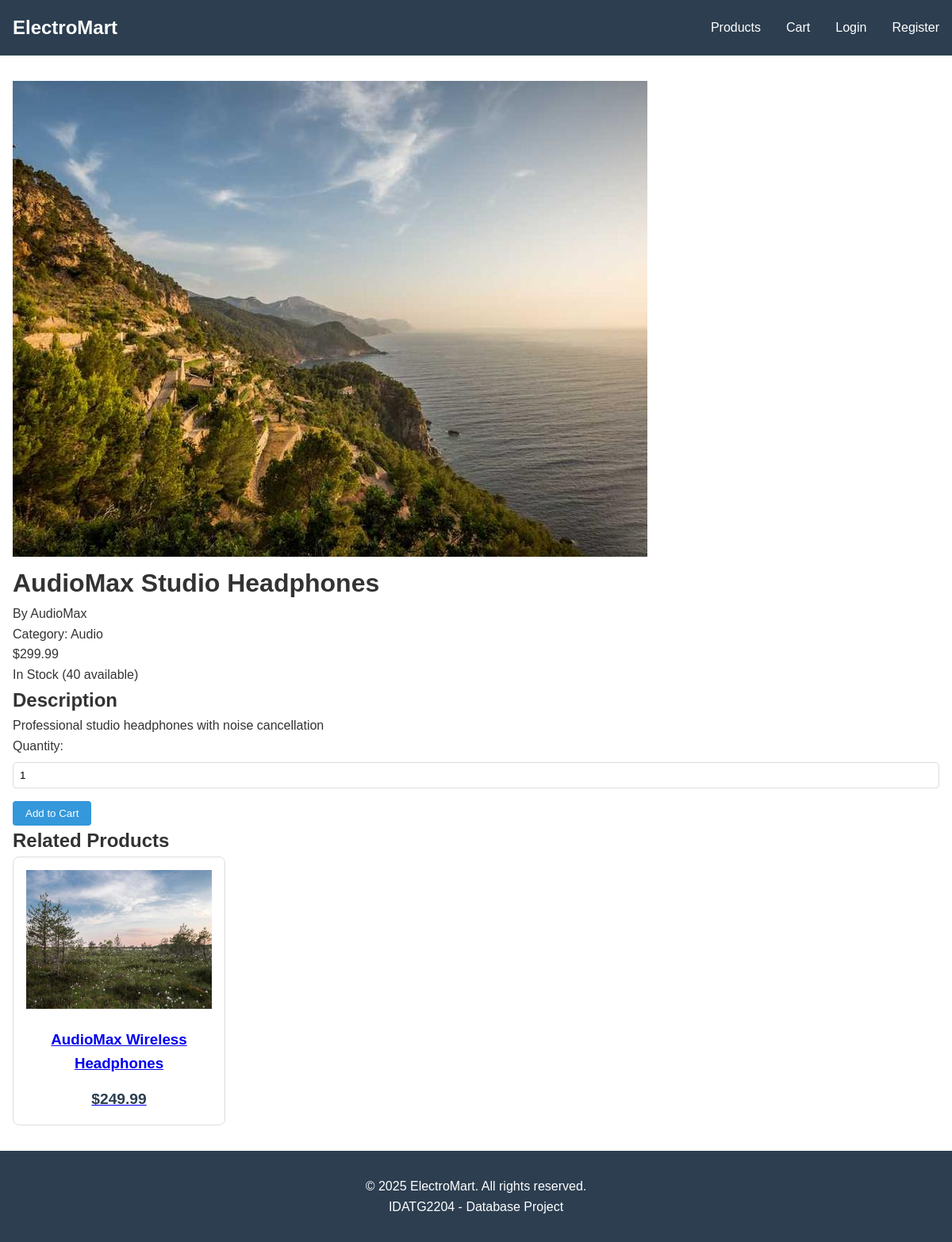
The page /product/7 on the database its author committed.
### app/models.py (models this page shows)
class Product(db.Model):
    __tablename__ = 'products'
    ProductID = db.Column(db.Integer, primary_key=True)
    Name = db.Column(db.String(255), nullable=False)
    Description = db.Column(db.Text, nullable=False)
    Price = db.Column(db.Numeric(10, 2), nullable=False)
    StockQuantity = db.Column(db.Integer, nullable=False, default=0)
    CategoryID = db.Column(db.Integer, db.ForeignKey('categories.CategoryID'), nullable=False)
    BrandID = db.Column(db.Integer, db.ForeignKey('brands.BrandID'), nullable=False)
    ImageURL = db.Column(db.String(255))
    DateAdded = db.Column(db.DateTime(timezone=True), default=datetime.utcnow)
    LastUpdated = db.Column(db.DateTime(timezone=True), default=datetime.utcnow, onupdate=datetime.utcnow)
    order_items = db.relationship('OrderItem', backref='product', lazy=True)

class Brand(db.Model):
    __tablename__ = 'brands'
    BrandID = db.Column(db.Integer, primary_key=True)
    Name = db.Column(db.String(100), nullable=False, unique=True)
    Description = db.Column(db.Text)
    products = db.relationship('Product', backref='brand', lazy=True)

class Category(db.Model):
    __tablename__ = 'categories'
    CategoryID = db.Column(db.Integer, primary_key=True)
    Name = db.Column(db.String(100), nullable=False, unique=True)
    Description = db.Column(db.Text)
    products = db.relationship('Product', backref='category', lazy=True)

### app/routes.py (the view)
@bp.route('/product/<int:product_id>')
def product_detail(product_id):
    try:
        product = Product.query.get_or_404(product_id)
        related_products = Product.query.filter(
            Product.CategoryID == product.CategoryID,
            Product.ProductID != product.ProductID
        ).limit(4).all()
    except Exception as e:
        flash('Could not load product details.', 'error')
        return redirect(url_for('main_routes.products'))
    return render_template('product_detail.html', title=product.Name, product=product, related_products=related_products)

### app/templates/product_detail.html (shortened to what this page needs)
{% extends "base.html" %}
{% block content %}
<div class="product-detail">
    <div class="product-main">
        <div class="product-image">
            {% if product.ImageURL %}
                <img src="{{ product.ImageURL }}" alt="{{ product.Name }}">
            {% else %}
                <img src="{{ url_for('static', filename='images/placeholder.png') }}" alt="No image available">
            {% endif %}
        </div>
        <div class="product-info">
            <h1>{{ product.Name }}</h1>
            <p class="product-brand">By {{ product.brand.Name }}</p>
            <p class="product-category">Category: {{ product.category.Name }}</p>
            <p class="product-price">${{ "%.2f"|format(product.Price) }}</p>
            <p class="product-stock">
                {% if product.StockQuantity > 0 %}
                    In Stock ({{ product.StockQuantity }} available)
                {% else %}
                    Out of Stock
                {% endif %}
            </p>
            <div class="product-description">
                <h2>Description</h2>
                <p>{{ product.Description }}</p>
            </div>
            {% if product.StockQuantity > 0 %}
                <form action="{{ url_for('main_routes.add_to_cart', product_id=product.ProductID) }}" method="POST" class="add-to-cart-form">
                    <div class="form-group">
                        <label for="quantity">Quantity:</label>
                        <input type="number" id="quantity" name="quantity" value="1" min="1" max="{{ product.StockQuantity }}">
                    </div>
                    <button type="submit" class="btn btn-primary">Add to Cart</button>
                </form>
            {% else %}
                <button class="btn btn-disabled" disabled>Out of Stock</button>
            {% endif %}
        </div>
    </div>
    {% if related_products %}
        <div class="related-products">
            <h2>Related Products</h2>
            <div class="product-grid">
                {% for related in related_products %}
                    <div class="product-card">
                        <a href="{{ url_for('main_routes.product_detail', product_id=related.ProductID) }}">
                            {% if related.ImageURL %}
                                <img src="{{ related.ImageURL }}" alt="{{ related.Name }}">
                            {% else %}
                                <img src="{{ url_for('static', filename='images/placeholder.png') }}" alt="No image available">
                            {% endif %}
                            <h3>{{ related.Name }}</h3>
                            <p class="price">${{ "%.2f"|format(related.Price) }}</p>
                        </a>
                    </div>
                {% endfor %}
            </div>
        </div>
    {% endif %}
</div>
{% endblock %}

### app/static/css/style.css (style rules this page uses)
* { margin: 0; padding: 0; box-sizing: border-box; }
body { font-family: Arial, sans-serif; line-height: 1.6; color: #333; }
.product-grid { display: grid; grid-template-columns: repeat(auto-fill, minmax(250px, 1fr)); gap: 2rem; }
.product-card { border: 1px solid #ddd; border-radius: 8px; padding: 1rem; text-align: center; }
.product-card img { max-width: 100%; height: auto; }
.product-card h3 { margin: 1rem 0; }
.product-card .price { color: #2c3e50; font-weight: bold; font-size: 1.2rem; }
.form-group { margin-bottom: 1rem; }
.form-group label { display: block; margin-bottom: 0.5rem; }
.form-group input, .form-group textarea { width: 100%; padding: 0.5rem; border: 1px solid #ddd; border-radius: 4px; }
.btn { display: inline-block; padding: 0.5rem 1rem; border: none; border-radius: 4px; cursor: pointer; text-decoration: none; }
.btn-primary { background-color: #3498db; color: white; }

### rows shown on the page
Product: ImageURL (picture), Name "AudioMax Studio Headphones", Price "299.99", StockQuantity "40", Description "Professional studio headphones with noise cancellation"
Brand: brand.Name "AudioMax"
Category: category.Name "Audio"
Product: ImageURL (picture), Name "AudioMax Wireless Headphones", Price "249.99"
